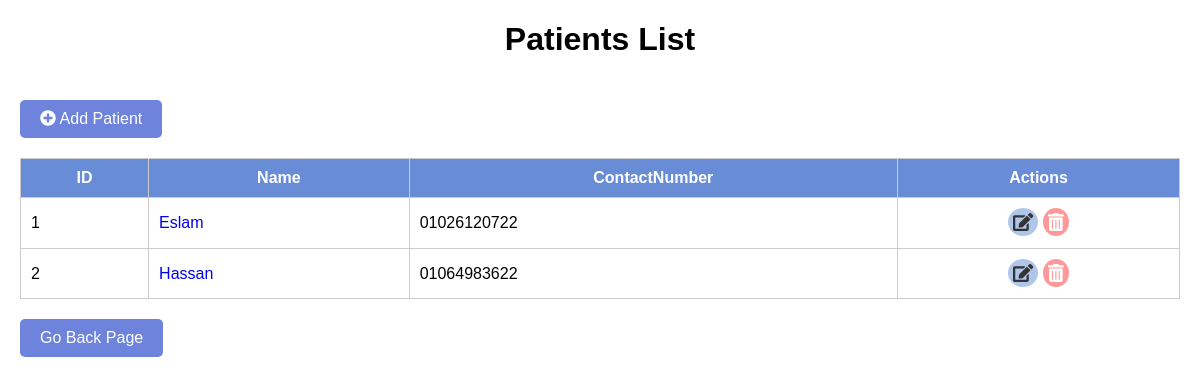
Page /patients/ on the earlier database version.
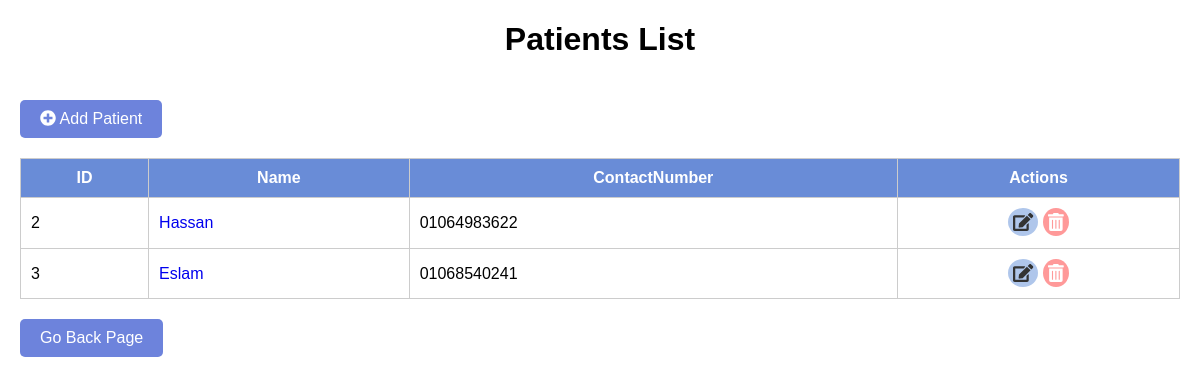
Same page on the later database version.
### hospital_app/models.py (models this page shows, shortened)
class Patient(models.Model):
    FirstName = models.CharField(max_length=100)
    LastName = models.CharField(max_length=100)
    DateOfBirth = models.DateField(default='yy-mm-dd')
    Gender = models.CharField(max_length=3,choices=[('F',"Female"),('M',"Male")],default='M')
    Address = models.TextField()
    ContactNumber = models.CharField(max_length=20)
    Email = models.EmailField()

### hospital_app/views.py (the view)
# urls.py: path('patients/', list_patients),
def list_patients(request):
    data = Patient.objects.all()
    return render(request, 'list_patient.html', {'context':data})

### hospital_app/templates/list_patient.html (shortened to what this page needs)
<!DOCTYPE html>
<html lang="en">
<head>
    <link rel="stylesheet" href="https://cdnjs.cloudflare.com/ajax/libs/font-awesome/5.15.3/css/all.min.css">
</head>
<body>
    <h1>Patients List</h1>
    <a href="create_patient">
        <button class="add-doctor-btn">
            <i class="fas fa-plus-circle"></i> Add Patient
        </button>
    </a>
    <table>
        <thead>
            <tr>
                <th>ID</th>
                <th>Name</th>
                <th>ContactNumber</th>
                <th>Actions</th>
            </tr>
        </thead>
        <tbody>
            {% for patient in context %}
            <tr>
                <td>{{ patient.id }}</td>
                <td><a href="{{patient.id}}">{{ patient.FirstName }}</a></td>
                <td>{{ patient.ContactNumber }}</td>
                <td class="actions">
                    <a href='{{patient.id}}/edit_patient'
                        onclick="return confirm('Are you sure you want to edit this doctor?')">
                        <i class="fas fa-edit edit-btn"></i>
                    </a>
                    <a href='{{patient.id}}/delete_patient'
                        onclick="return confirm('Are you sure you want to delete this doctor?')">
                        <i class="fas fa-trash-alt delete-btn"></i>
                    </a>
                </td>
            </tr>
            {% endfor %}
        </tbody>
    </table>
    <button class="go-back-btn" onclick="goBack()">Go Back Page</button>
</body>
</html>

Differences in the rows shown:
removed Patient: id "1", FirstName "Eslam", ContactNumber "01026120722"
added Patient: id "3", FirstName "Eslam", ContactNumber "01068540241"
